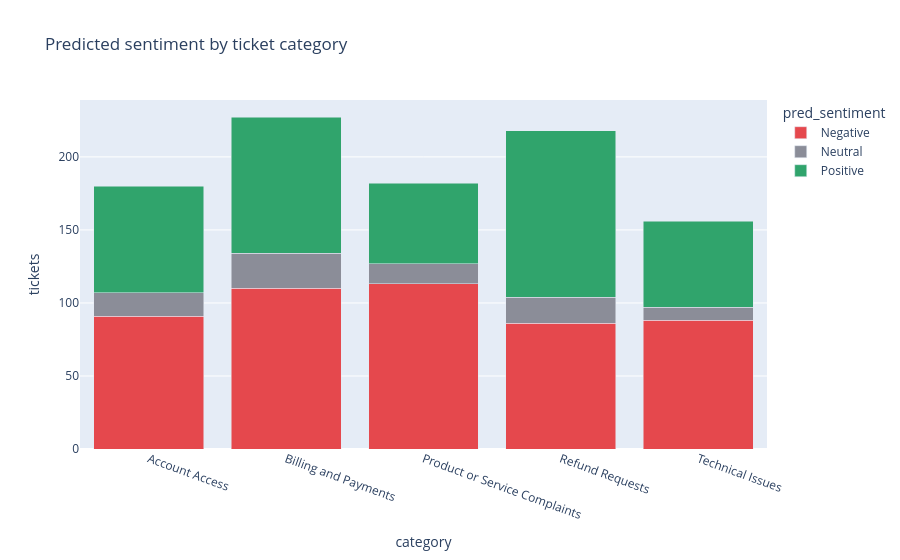

Notebook cell for this chart:
### Code cell
by_cat = (all_df.groupby(["category", "pred_sentiment"]).size()     # count tickets per category and sentiment
          .reset_index(name="tickets"))           # trun the counts into table
px.bar(by_cat, x="category", y="tickets", color="pred_sentiment", barmode="stack",    # stacked bar chart
       category_orders={"pred_sentiment": SENTIMENTS},    # fixed legend order
       color_discrete_map={"Negative": "#e5484d", "Neutral": "#8b8d98", "Positive": "#30a46c"},    # red, grey, green
       title="Predicted sentiment by ticket category").update_xaxes(tickangle=20).show()   # tilt long labels, draw it

### Figure 1 — Plotly figure (JSON) as saved in the notebook; plotly's stock layout.template omitted (floating-point values rounded to 4 significant figures)
{"data": [{"alignmentgroup": "True", "hovertemplate": "pred_sentiment=Negative<br>category=%{x}<br>tickets=%{y}<extra></extra>", "legendgroup": "Negative", "marker": {"color": "#e5484d", "pattern": {"shape": ""}}, "name": "Negative", "offsetgroup": "Negative", "orientation": "v", "showlegend": true, "textposition": "auto", "type": "bar", "x": ["Account Access", "Billing and Payments", "Product or Service Complaints", "Refund Requests", "Technical Issues"], "xaxis": "x", "y": [91, 110, 113, 86, 88], "yaxis": "y"}, {"alignmentgroup": "True", "hovertemplate": "pred_sentiment=Neutral<br>category=%{x}<br>tickets=%{y}<extra></extra>", "legendgroup": "Neutral", "marker": {"color": "#8b8d98", "pattern": {"shape": ""}}, "name": "Neutral", "offsetgroup": "Neutral", "orientation": "v", "showlegend": true, "textposition": "auto", "type": "bar", "x": ["Account Access", "Billing and Payments", "Product or Service Complaints", "Refund Requests", "Technical Issues"], "xaxis": "x", "y": [16, 24, 14, 18, 9], "yaxis": "y"}, {"alignmentgroup": "True", "hovertemplate": "pred_sentiment=Positive<br>category=%{x}<br>tickets=%{y}<extra></extra>", "legendgroup": "Positive", "marker": {"color": "#30a46c", "pattern": {"shape": ""}}, "name": "Positive", "offsetgroup": "Positive", "orientation": "v", "showlegend": true, "textposition": "auto", "type": "bar", "x": ["Account Access", "Billing and Payments", "Product or Service Complaints", "Refund Requests", "Technical Issues"], "xaxis": "x", "y": [73, 93, 55, 114, 59], "yaxis": "y"}], "layout": {"barmode": "stack", "legend": {"title": {"text": "pred_sentiment"}, "tracegroupgap": 0}, "title": {"text": "Predicted sentiment by ticket category"}, "xaxis": {"anchor": "y", "domain": [0, 1], "tickangle": 20, "title": {"text": "category"}}, "yaxis": {"anchor": "x", "domain": [0, 1], "title": {"text": "tickets"}}}}
